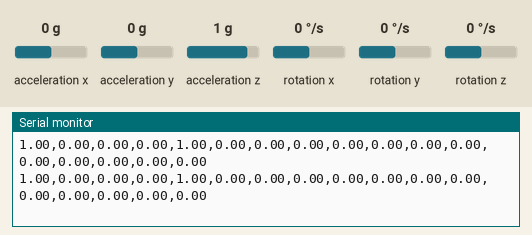
This sketch was run on a simulated Arduino Uno, built with avr-gcc and run on an emulated ATmega328P. On the bench: the last lines printed to the serial monitor. Wiring (inferred from the names in the program): MPU-6050 motion sensor at I2C address 0x68. The test bench sets the inputs (shaded band); at power-on: acceleration x 0 g, acceleration y 0 g, rotation x 0 °/s, acceleration z 1 g, rotation z 0 °/s, rotation y 0 °/s.

Above: at 5.4 s.
5.5 s: acceleration x set to 0.8 g
At 6.5 s:
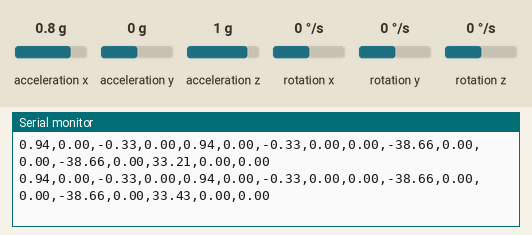
8.5 s: acceleration y set to 0.8 g
At 9.3 s:
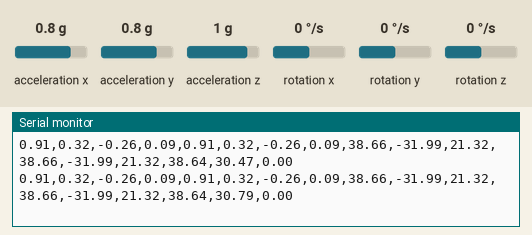
11.5 s: rotation x set to 192 °/s
At 12.5 s:
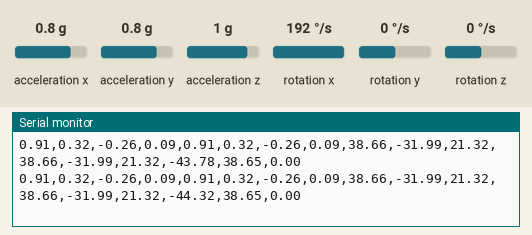
14.5 s: acceleration z set to -1.4 g
At 15.2 s:
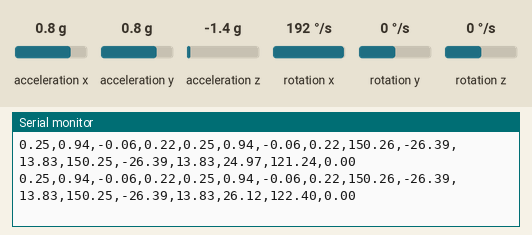
17.5 s: rotation z set to 12 °/s
At 18.3 s:
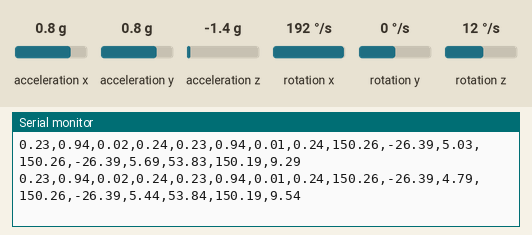
20.5 s: acceleration z set to 0.8 g
At 21.5 s:
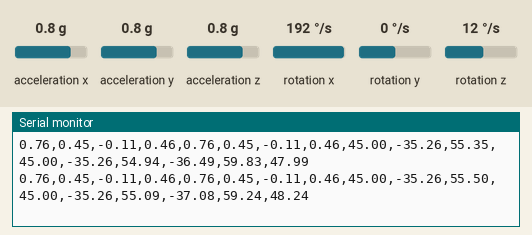
Timing chart, 0 to 23.5 s (numbered marks = the images above; inputs shaded):
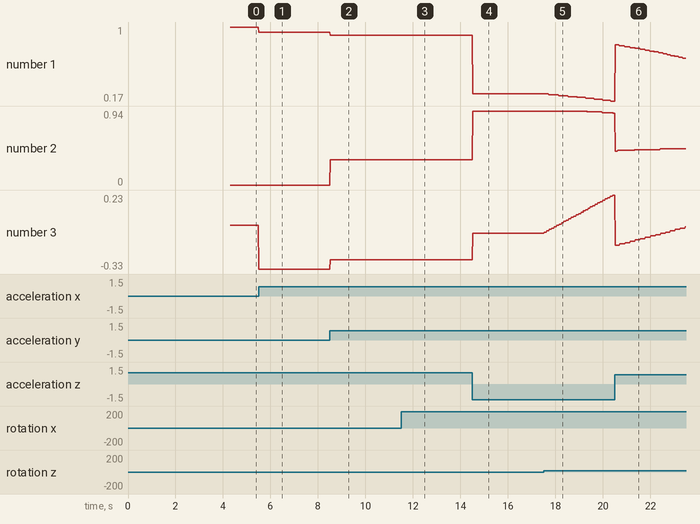

Measured:
- after the input at 5.5 s, the serial monitor: prints a new line at once (image 1)
- plotted number 1: 1 → 0.94 after the input at 5.5 s
- plotted number 3: 0 → -0.33 after the input at 5.5 s

The sketch:

mp1-AliRashidiMoghadam-810100357-Arduion.ino
```cpp
/* Read quaternion and roll, pitch, yaw from MPU6050
* Robotics Course semester fall 2022 _ MiniProject #1
*/

#include "I2Cdev.h"
#include "MPU6050_6Axis_MotionApps20.h"

long loopTimer, loopTimer2;
int temperature;
double accelPitch;
double accelRoll;
double accelPitch2=0;
double accelRoll2=0;
double accelPitch3=0;
double accelRoll3=0;
long acc_x, acc_y, acc_z;
double accel_x, accel_y, accel_z;
double gyroRoll, gyroPitch, gyroYaw;

int gyro_x, gyro_y, gyro_z;
long gyro_x_cal, gyro_y_cal, gyro_z_cal;
double rotation_x, rotation_y, rotation_z;
double freq, dt;
double tau = 0.96;  // angle = tau (angle + gyro*dt) + (1-tau)*(acc) // smaller tau tracks faster changes
double k = 0.00001;
double comp1_roll = 0;
double comp1_pitch = 0;
double comp1_yaw = 0;

double comp2_roll = 0;
double comp2_pitch = 0;
double comp2_yaw = 0;
double comp2_roll2 = 0;
double comp2_pitch2 = 0;
double comp2_yaw2 = 0;

// 250 deg/s --> 131.0, 500 deg/s --> 65.5, 1000 deg/s --> 32.8, 2000 deg/s --> 16.4
long scaleFactorGyro = 65.5;

// 2g --> 16384 , 4g --> 8192 , 8g --> 4096, 16g --> 2048
long scaleFactorAccel = 8192;

#if I2CDEV_IMPLEMENTATION == I2CDEV_ARDUINO_WIRE
#include "Wire.h"
#endif

MPU6050 mpu;

//unsigned long timer;
// uncomment "OUTPUT_READABLE_QUATERNION" if you want to see the actual
// quaternion components in a [w, x, y, z] format
#define OUTPUT_READABLE_QUATERNION

// uncomment "OUTPUT_READABLE_YAWPITCHROLL" if you want to see the yaw/
// pitch/roll angles (in degrees) calculated from the quaternions coming
// from the FIFO.

#define OUTPUT_READABLE_YAWPITCHROLL
#define kalman_filter // uncommnet to print the data
#define comp1_filter  // uncommnet to print the data
#define comp2_filter  // uncommnet to print the data

bool dmpReady = false;
uint8_t devStatus;
uint8_t fifoBuffer[64];

Quaternion q;         // [w, x, y, z]         quaternion container
VectorFloat gravity;  // [x, y, z]            gravity vector
float ypr[3];         // [yaw, pitch, roll]   yaw/pitch/roll container and gravity vector

// ================================================================
//                          INITIAL SETUP
// ================================================================

void setup() {
#if I2CDEV_IMPLEMENTATION == I2CDEV_ARDUINO_WIRE
  Wire.begin();
  Wire.setClock(400000);
#elif I2CDEV_IMPLEMENTATION == I2CDEV_BUILTIN_FASTWIRE
  Fastwire::setup(400, true);
#endif

  Serial.begin(115200);
  while (!Serial)
    ;

  Serial.println(F("Initializing I2C devices..."));
  mpu.initialize();

  Serial.println(F("Testing device connections..."));
  Serial.println(mpu.testConnection() ? F("MPU6050 connection successful") : F("MPU6050 connection failed"));

  Serial.println(F("Initializing DMP..."));
  devStatus = mpu.dmpInitialize();

  mpu.setXGyroOffset(220);
  mpu.setYGyroOffset(76);
  mpu.setZGyroOffset(-85);
  mpu.setZAccelOffset(1788);

  if (devStatus == 0) {
    mpu.CalibrateAccel(6);
    mpu.CalibrateGyro(30);
    mpu.PrintActiveOffsets();
    Serial.println(F("Enabling DMP..."));
    mpu.setDMPEnabled(true);

    dmpReady = true;
  } else {
    Serial.print(F("DMP Initialization failed (code "));
    Serial.print(devStatus);
    Serial.println(F(")"));
  }
  mpu.dmpGetQuaternion(&q, fifoBuffer);
  mpu.dmpGetYawPitchRoll(ypr, &q, &gravity);
  setup_mpu_6050_registers();

  // Take 1000 readings for each coordinate and then find average offset
  for (int cal_int = 0; cal_int < 1000; cal_int++) {
    read_mpu_6050_data();
    gyro_x_cal += gyro_x;
    gyro_y_cal += gyro_y;
    gyro_z_cal += gyro_z;

    delay(3);
  }

  // Average the values
  gyro_x_cal /= 1000;
  gyro_y_cal /= 1000;
  gyro_z_cal /= 1000;

  delay(200);

  // Reset the loop timer
  loopTimer = micros();
  loopTimer2 = micros();
}


// ================================================================
//                        MAIN PROGRAM LOOP
// ================================================================

void loop() {
  if (!dmpReady) return;
  // read a packet from FIFO
  if (mpu.dmpGetCurrentFIFOPacket(fifoBuffer)) {
#ifdef OUTPUT_READABLE_QUATERNION
    // display quaternion values in easy matrix form: w x y z
    mpu.dmpGetQuaternion(&q, fifoBuffer);
    float kalmanW = kalmanw(q.w);
    float kalmanX = kalmanx(q.x);
    float kalmanYy = kalmany(q.y);
    float kalmanZ = kalmanz(q.z);

    // raw sensor data
    //Serial.print("raw w : ");
    Serial.print(q.w);
    Serial.print(",");
    //Serial.print(" raw x : ");
    Serial.print(q.x);
    Serial.print(",");
    //Serial.print(" raw y : ");
    Serial.print(q.y);
    Serial.print(",");
    //Serial.print(" raw z : ");
    Serial.print(q.z);
    Serial.print(",");

// Kalman filtered data
#ifdef kalman_filter
    //Serial.print("Kalman w : ");
    Serial.print(kalmanW);
    Serial.print(",");
    //Serial.print(" Kalman x : ");
    Serial.print(kalmanX);
    Serial.print(",");
    //Serial.print(" Kalman y : ");
    Serial.print(kalmanYy);
    Serial.print(",");
    //Serial.print(" Kalman z : ");
    Serial.print(kalmanZ);
    Serial.print(",");


#endif
    //Serial.println();

#endif

#ifdef OUTPUT_READABLE_YAWPITCHROLL
    // display Euler angles in degrees

    mpu.dmpGetQuaternion(&q, fifoBuffer);
    mpu.dmpGetGravity(&gravity, &q);
    mpu.dmpGetYawPitchRoll(ypr, &q, &gravity);

    //***Raw data
    float roll = ypr[2] * 180 / M_PI;
    float pitch =- ypr[1] * 180 / M_PI;
    float yaw =- ypr[0] * 180 / M_PI;

    //***Kalman
    float kalmanRoll = kalmanR(roll);
    float kalmanPitch = kalmanP(pitch);
    float kalmanYaw = kalmanY(yaw);

    //****Comp.1
    freq = 1 / ((micros() - loopTimer2) * 1e-6);
    loopTimer2 = micros();
    dt = 1 / freq;

    // Read the raw acc data from MPU-6050
    read_mpu_6050_data();

    // Subtract the offset calibration value
    gyro_x -= gyro_x_cal;
    gyro_y -= gyro_y_cal;
    gyro_z -= gyro_z_cal;

    // Convert to instantaneous degrees per second
    rotation_x = (double)gyro_x / (double)scaleFactorGyro;
    rotation_y = (double)gyro_y / (double)scaleFactorGyro;
    rotation_z = (double)gyro_z / (double)scaleFactorGyro;

    // Convert to g force
    accel_x = (double)acc_x / (double)scaleFactorAccel;
    accel_y = (double)acc_y / (double)scaleFactorAccel;
    accel_z = (double)acc_z / (double)scaleFactorAccel;

    // 1st order Complementary filter
    accelPitch = atan2(accel_y, accel_z) * RAD_TO_DEG;
    accelRoll = atan2(accel_x, accel_z) * RAD_TO_DEG;

    comp1_pitch = (tau) * (comp1_pitch + rotation_y * dt) + (1 - tau) * (accelPitch);
    comp1_roll = (tau) * (comp1_roll - rotation_x * dt) + (1 - tau) * (accelRoll);
    comp1_yaw = gyroYaw;


    gyroPitch += rotation_x * dt;
    gyroRoll -= rotation_y * dt;
    gyroYaw += rotation_z * dt;

    // raw sensor data
    //Serial.print("raw roll : ");
    Serial.print(roll);  // roll
    Serial.print(",");
    //Serial.print(" raw pitch : ");
    Serial.print(pitch);
    Serial.print(",");
    //Serial.print(" raw yaw : ");
    Serial.print(yaw);
    Serial.print(",");

// Kalman filter data
#ifdef kalman_filter
    //Serial.print(" Kalman roll : ");
    Serial.print(kalmanRoll);  // roll
    Serial.print(",");
    //Serial.print(" Kalman pitch : ");
    Serial.print(kalmanPitch);
    Serial.print(",");
    //Serial.print(" Kalman yaw : ");
    Serial.print(kalmanYaw);
    Serial.print(",");

#endif

// Comp.1 data
#ifdef comp1_filter
    //Serial.print(" Comp.1 roll : ");
    Serial.print(comp1_roll);  // roll
    Serial.print(",");
    //Serial.print(" Comp.1 pitch : ");
    Serial.print(comp1_pitch);
    Serial.print(",");
    ///Serial.print(" Comp.1 yaw : ");
    Serial.print(comp1_yaw);


#endif

//#ifdef comp2_filter
 //   Serial.print(",");
  //  Serial.print(" Comp.2 roll : ");
  //  Serial.print(comp2_roll);  // roll
    //Serial.print(",");
    //Serial.print(" Comp.2 pitch : ");
   // Serial.print(comp2_pitch);
   // Serial.print(",");
    //Serial.print(" Comp.2 yaw : ");
   // Serial.print(comp2_yaw);
//#endif

    while (micros() - loopTimer <= 4000)
      ;
    loopTimer = micros();


#endif
Serial.println();
  }
}

/////////////////*******************************///////////////////////////////////////////////

/////////////////*******************************///////////////////////////////////////////////

//////////////////////////////////functions////////////////////////////////////////////////////


/////////////////*******************************///////////////////////////////////////////////

/////////////////*******************************///////////////////////////////////////////////

/////////////////*******************************///////////////////////////////////////////////

float kalmanR(float ur) {

  // constatns
  static const double Rr = 100;  // noise cov
  static const double Hr = 1.0;  // measurement map scalar
  static double Qr = 10;         // error cov
  static double Pr = 0;          // initial error cov
  static double u_hatr = 0;      // initial estimation
  static double kr = 0;          // initial Kalman gain


  kr = Pr * Hr / (Hr * Pr * Hr + Rr);         // update kalman gain
  u_hatr = u_hatr + kr * (ur - Hr * u_hatr);  // update estimation
  Pr = (1 - kr * Hr) * Pr + Qr;               // update error cov.

  return u_hatr;
}

float kalmanP(float up) {

  // constatns
  static const double Rp = 10;   // noise cov
  static const double Hp = 1.0;  // measurement map scalar
  static double Qp = 10;         // error cov
  static double Pp = 0;          // initial error cov
  static double u_hatp = 0;      // initial estimation
  static double kp = 0;          // initial Kalman gain


  kp = Pp * Hp / (Hp * Pp * Hp + Rp);         // update kalman gain
  u_hatp = u_hatp + kp * (up - Hp * u_hatp);  // update estimation
  Pp = (1 - kp * Hp) * Pp + Qp;               // update error cov.

  return u_hatp;
}

float kalmanY(float uy) {

  // constatns
  static const double Ry = 10;   // noise cov
  static const double Hy = 1.0;  // measurement map scalar
  static double Qy = 1;          // error cov
  static double Py = 0;          // initial error cov
  static double u_haty = 0;      // initial estimation
  static double ky = 0;          // initial Kalman gain


  ky = Py * Hy / (Hy * Py * Hy + Ry);         // update kalman gain
  u_haty = u_haty + ky * (uy - Hy * u_haty);  // update estimation
  Py = (1 - ky * Hy) * Py + Qy;               // update error cov.

  return u_haty;
}

float kalmanw(float uw) {

  // constatns
  static const double Rw = 10;   // noise cov
  static const double Hw = 1.0;  // measurement map scalar
  static double Qw = 1;          // error cov
  static double Pw = 0;          // initial error cov
  static double u_hatw = 0;      // initial estimation
  static double kw = 0;          // initial Kalman gain


  kw = Pw * Hw / (Hw * Pw * Hw + Rw);         // update kalman gain
  u_hatw = u_hatw + kw * (uw - Hw * u_hatw);  // update estimation
  Pw = (1 - kw * Hw) * Pw + Qw;               // update error cov.

  return u_hatw;
}


float kalmanx(float ux) {

  // constatns
  static const double Rx = 10;   // noise cov
  static const double Hx = 1.0;  // measurement map scalar
  static double Qx = 1;          // error cov
  static double Px = 0;          // initial error cov
  static double u_hatx = 0;      // initial estimation
  static double kx = 0;          // initial Kalman gain


  kx = Px * Hx / (Hx * Px * Hx + Rx);         // update kalman gain
  u_hatx = u_hatx + kx * (ux - Hx * u_hatx);  // update estimation
  Px = (1 - kx * Hx) * Px + Qx;               // update error cov.

  return u_hatx;
}


float kalmany(float uY) {

  // constatns
  static const double RY = 10;   // noise cov
  static const double HY = 1.0;  // measurement map scalar
  static double QY = 1;          // error cov
  static double PY = 0;          // initial error cov
  static double u_hatY = 0;      // initial estimation
  static double kY = 0;          // initial Kalman gain


  kY = PY * HY / (HY * PY * HY + RY);         // update kalman gain
  u_hatY = u_hatY + kY * (uY - HY * u_hatY);  // update estimation
  PY = (1 - kY * HY) * PY + QY;               // update error cov.

  return u_hatY;
}

float kalmanz(float uz) {

  // constatns
  static const double Rz = 10;   // noise cov
  static const double Hz = 1.0;  // measurement map scalar
  static double Qz = 1;          // error cov
  static double Pz = 0;          // initial error cov
  static double u_hatz = 0;      // initial estimation
  static double kz = 0;          // initial Kalman gain


  kz = Pz * Hz / (Hz * Pz * Hz + Rz);         // update kalman gain
  u_hatz = u_hatz + kz * (uz - Hz * u_hatz);  // update estimation
  Pz = (1 - kz * Hz) * Pz + Qz;               // update error cov.

  return u_hatz;
}
void read_mpu_6050_data() {
  // Subroutine for reading the raw data
  Wire.beginTransmission(0x68);
  Wire.write(0x3B);
  Wire.endTransmission();
  Wire.requestFrom(0x68, 14);

  // Read data --> Temperature falls between acc and gyro registers
  acc_x = Wire.read() << 8 | Wire.read();
  acc_y = Wire.read() << 8 | Wire.read();
  acc_z = Wire.read() << 8 | Wire.read();
  temperature = Wire.read() << 8 | Wire.read();
  gyro_x = Wire.read() << 8 | Wire.read();
  gyro_y = Wire.read() << 8 | Wire.read();
  gyro_z = Wire.read() << 8 | Wire.read();
}

void setup_mpu_6050_registers() {
  //Activate the MPU-6050
  Wire.beginTransmission(0x68);
  Wire.write(0x6B);
  Wire.write(0x00);
  Wire.endTransmission();

  // Configure the accelerometer
  // Wire.write(0x__);
  // Wire.write; 2g --> 0x00, 4g --> 0x08, 8g --> 0x10, 16g --> 0x18
  Wire.beginTransmission(0x68);
  Wire.write(0x1C);
  Wire.write(0x08);
  Wire.endTransmission();

  // Configure the gyro
  // Wire.write(0x__);
  // 250 deg/s --> 0x00, 500 deg/s --> 0x08, 1000 deg/s --> 0x10, 2000 deg/s --> 0x18
  Wire.beginTransmission(0x68);
  Wire.write(0x1B);
  Wire.write(0x08);
  Wire.endTransmission();
}
```
